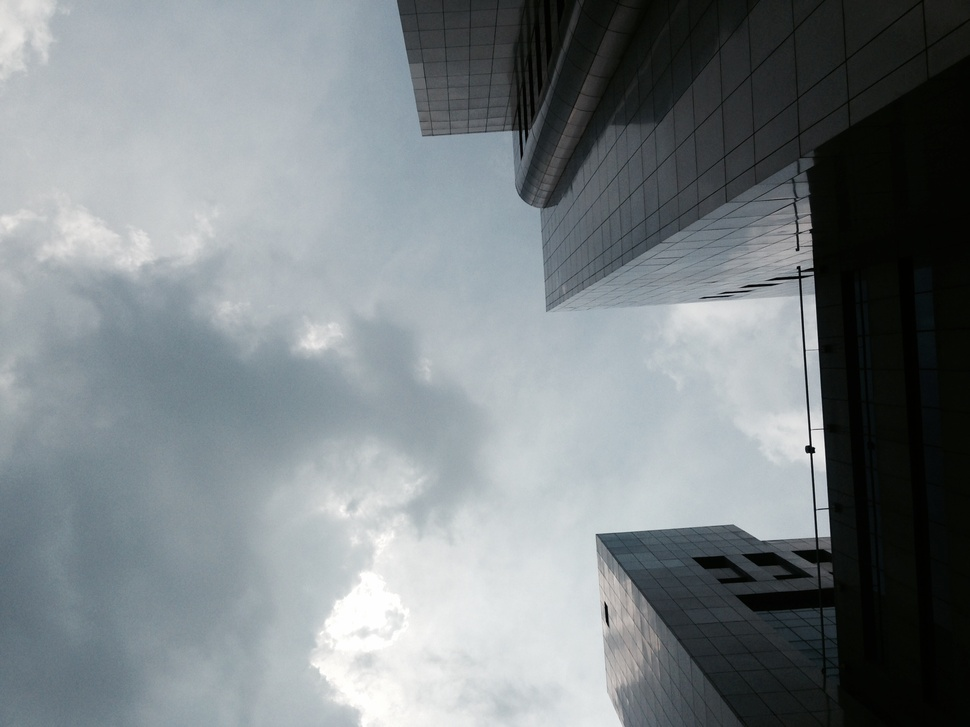
%> input picture app/src/main/java/solarsitingucsc/smartsolarsiting/Controller/tidel2.JPG, 970 x 727 px, shrunk from 2048 x 1536 before the run
$ octave EdgeDetection.m   (GNU Octave 9; MATLAB toolbox functions it lacks are replaced by stand-ins)
%> lines starting %> are read from the running program, lines starting %| are printed output that depends on the picture; in (x1, y1, x2, y2) boxes, pixels count from 0 and x2, y2 are one past the last pixel; in counts of white or black regions, pixels touching at a corner belong together; the program's own positions count from 1
%% Edge Detection
% Integrated: Matlab Cell Segmentation Example

%% Read Image

I = imread('tidel2.JPG');
%> I is the input picture: size 727x970x3 uint8; mean R, G, B 123.2, 130.2, 133.4
I = rgb2gray(I);
%> I: size 727x970 uint8
I = I>100;  %values greater than 50 are white
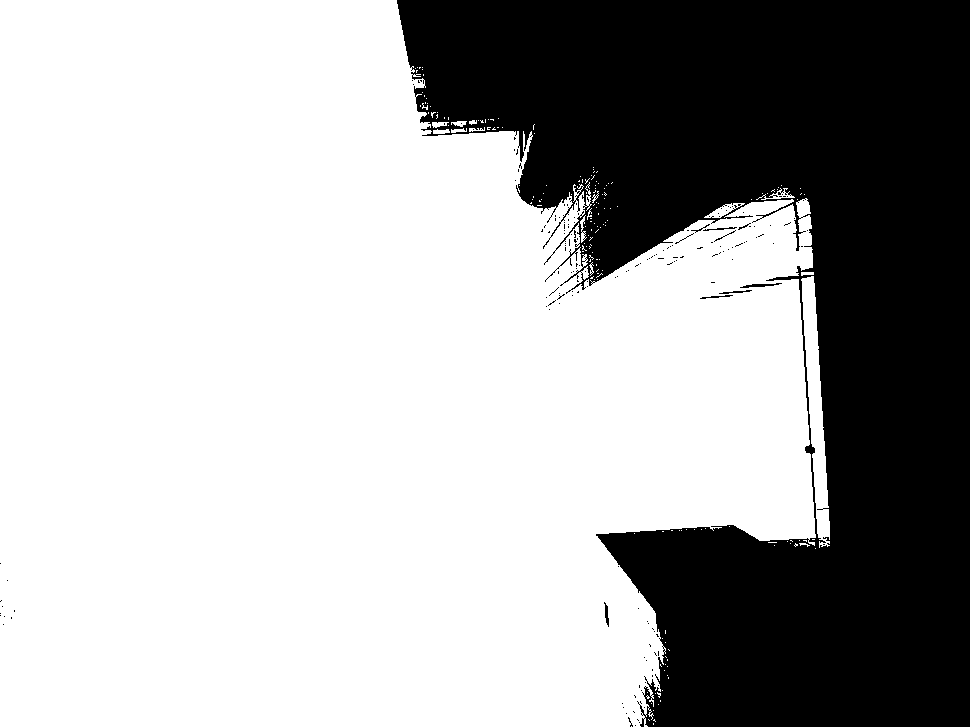
%> I: size 727x970 logical; 68% white; 172 black regions (162 under 20 px), largest, box (x1, y1, x2, y2) and area: (397, 0, 970, 727) 225199, (740, 283, 782, 288) 92, (604, 602, 609, 627) 63

figure, imshow(I), title('original image');
% text(size(I,2),size(I,1)+15, ...
%     'Image courtesy of Alan Partin', ...
%     'FontSize',7,'HorizontalAlignment','right');
% text(size(I,2),size(I,1)+25, ....
%     'Johns Hopkins University', ...
%     'FontSize',7,'HorizontalAlignment','right');

%% Detect edges of skyline
% The object to be segmented differs greatly in contrast from
% the background image. Changes in contrast can be detected by operators that
% calculate the gradient of an image.  The gradient image can be calculated
% and a threshold can be applied to create a binary mask containing the segmented
% cell.  First, we use |edge| and the Sobel operator to calculate the threshold
% value. We then tune the threshold value and use |edge| again to obtain a
% binary mask that contains the segmented cell.

[~, threshold] = edge(I, 'sobel');
%> threshold = 0.111
fudgeFactor = .5;
BWs = edge(I,'sobel', threshold * fudgeFactor);
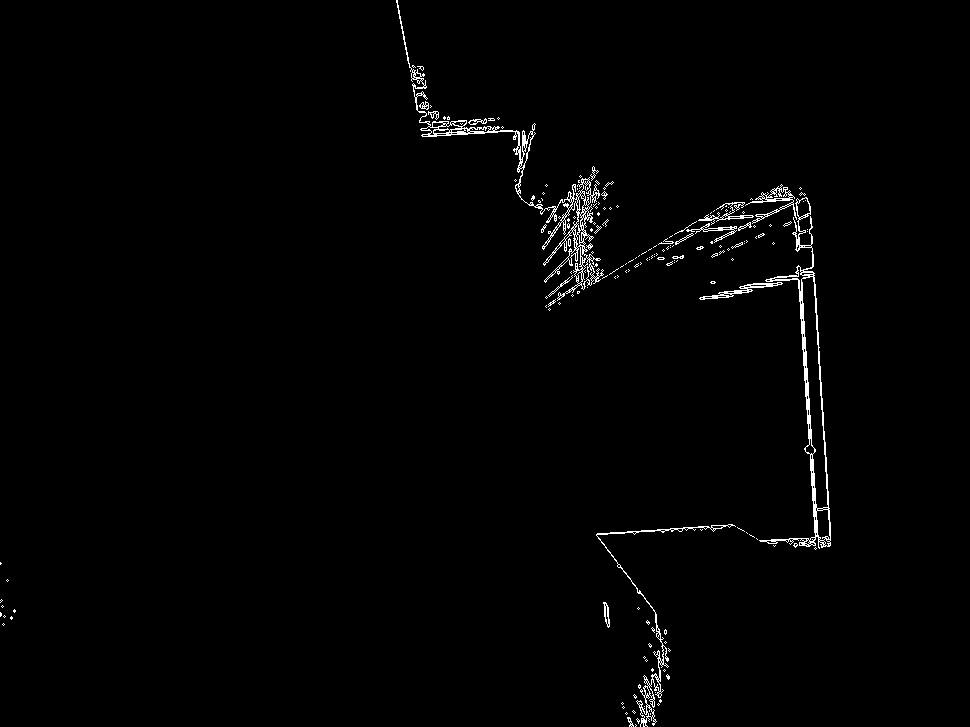
%> BWs: size 727x970 logical; 1.2% white in thin lines or dots, all inside (x1, y1, x2, y2) = (0, 0, 831, 727)
figure, imshow(BWs), title('binary gradient mask');
% THIS CODE IS FROM CELL DETECTION - CHANGE AS NEEDED

%% Step 3: Dilate the Image
% The binary gradient mask shows lines of high contrast in the image. These
% lines do not quite delineate the outline of the object of interest.
% Compared to the original image, you can see gaps in the lines surrounding
% the object in the gradient mask. These linear gaps will disappear if the
% Sobel image is dilated using linear structuring elements, which we can
% create with the |strel| function.

se90 = strel('line', 3, 90);
se0 = strel('line', 3, 0);

%%
% The binary gradient mask is dilated using the vertical structuring
% element followed by the horizontal structuring element. The |imdilate|
% function dilates the image.

BWsdil = imdilate(BWs, [se90 se0]);
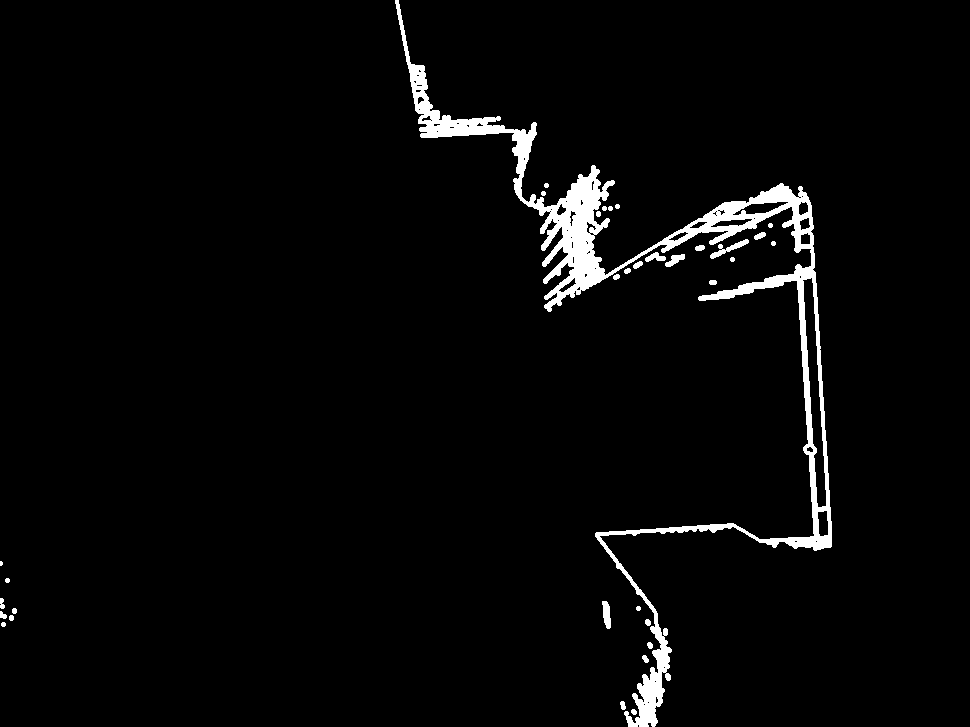
%> BWsdil: size 727x970 logical; 3% white; 33 white regions (1 under 20 px), largest, box (x1, y1, x2, y2) and area: (395, 0, 832, 727) 19863, (710, 239, 749, 259) 223, (602, 601, 611, 629) 179
figure, imshow(BWsdil), title('dilated gradient mask');

%% Step 4: Fill Interior Gaps
% The dilated gradient mask shows the outline of the cell quite nicely, but
% there are still holes in the interior of the cell. To fill these holes we
% use the imfill function.

BWdfill = imfill(BWsdil, 'holes');
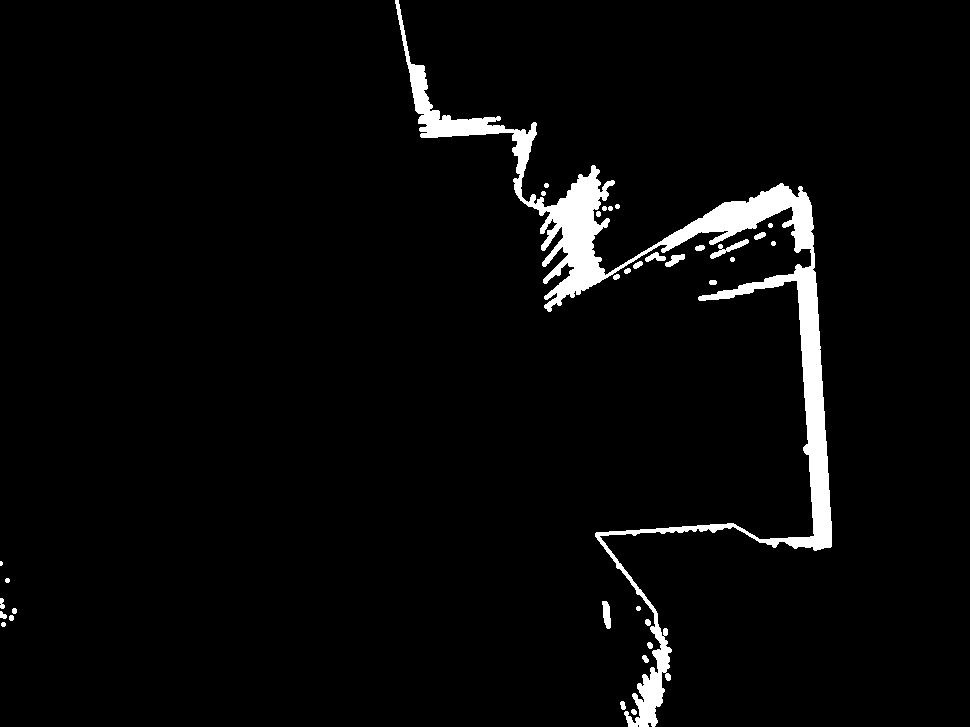
%> BWdfill: size 727x970 logical; 3.5% white; 33 white regions (1 under 20 px), largest, box (x1, y1, x2, y2) and area: (395, 0, 832, 727) 23409, (710, 239, 749, 259) 223, (602, 601, 611, 629) 179
figure, imshow(BWdfill);
title('binary image with filled holes');

%% Step 5: Remove Connected Objects on Border
% The cell of interest has been successfully segmented, but it is not the
% only object that has been found. Any objects that are connected to the
% border of the image can be removed using the imclearborder function. The
% connectivity in the imclearborder function was set to 4 to remove
% diagonal connections.

BWnobord = imclearborder(BWdfill, 4);
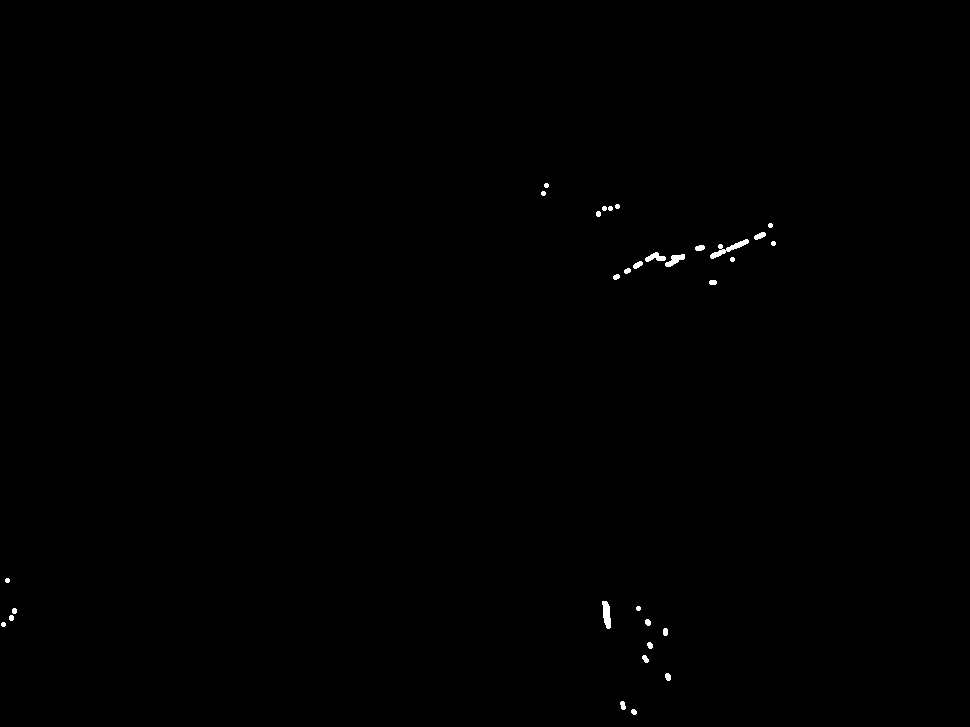
%> BWnobord: size 727x970 logical; 0.21% white; 31 white regions, largest, box (x1, y1, x2, y2) and area: (710, 239, 749, 259) 223, (602, 601, 611, 629) 179, (665, 254, 685, 267) 134
figure, imshow(BWnobord), title('cleared border image');

%% Step 6: Smoothen the Object
% Finally, in order to make the segmented object look natural, we smoothen
% the object by eroding the image twice with a diamond structuring element.
% We create the diamond structuring element using the |strel| function.

seD = strel('diamond',1);
BWfinal = imerode(BWnobord,seD);
%> BWfinal: size 727x970 logical; 0.11% white; 33 white regions (22 under 20 px), largest, box (x1, y1, x2, y2) and area: (603, 602, 610, 628) 119, (666, 255, 684, 266) 85, (727, 240, 748, 251) 71
BWfinal = imerode(BWfinal,seD);
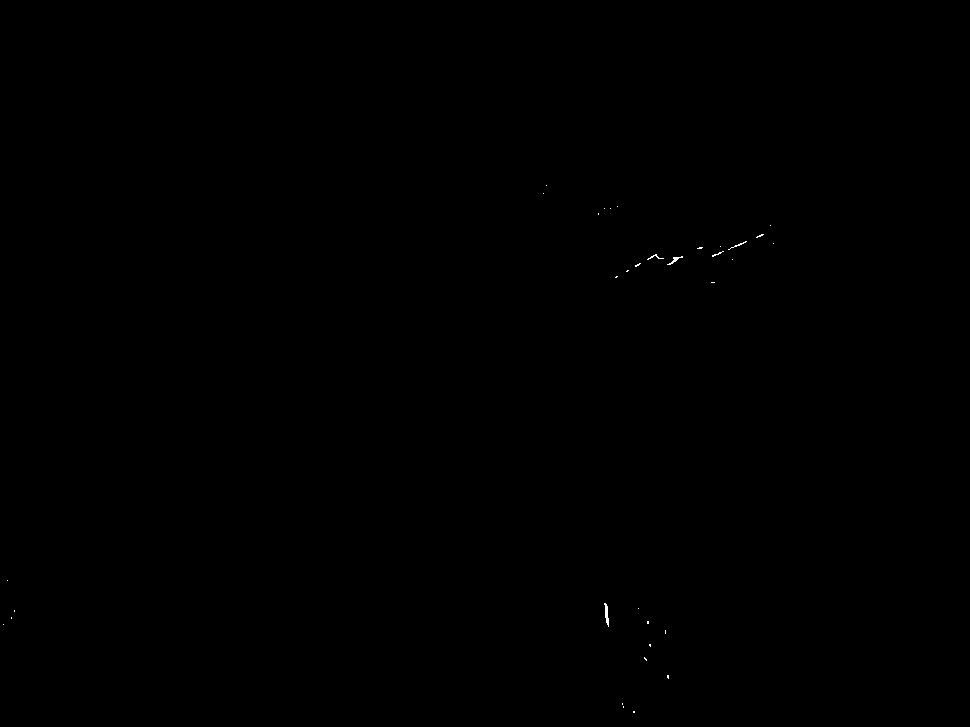
%> BWfinal: size 727x970 logical; 0.04% white in thin lines or dots, all inside (x1, y1, x2, y2) = (3, 185, 774, 713)
figure, imshow(BWfinal), title('segmented image');

%%
% An alternate method for displaying the segmented object would be to place
% an outline around the segmented cell. The outline is created by the
% |bwperim| function.

BWoutline = bwperim(BWfinal);
Segout = I;
Segout(BWoutline) = 255;
%> Segout: size 727x970 logical; 68% white; 130 black regions (121 under 20 px), largest, box (x1, y1, x2, y2) and area: (397, 0, 970, 727) 225195, (740, 283, 782, 288) 92, (719, 290, 752, 294) 53
figure, imshow(Segout), title('outlined original image');

%% What's next?
